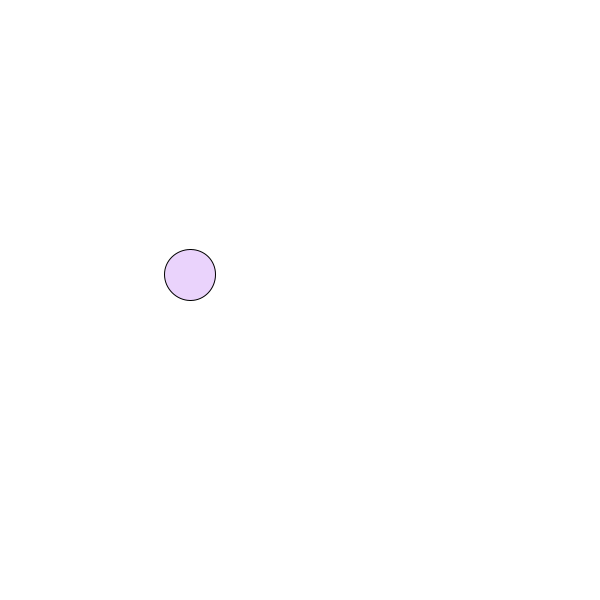
Frame 1 (no input)
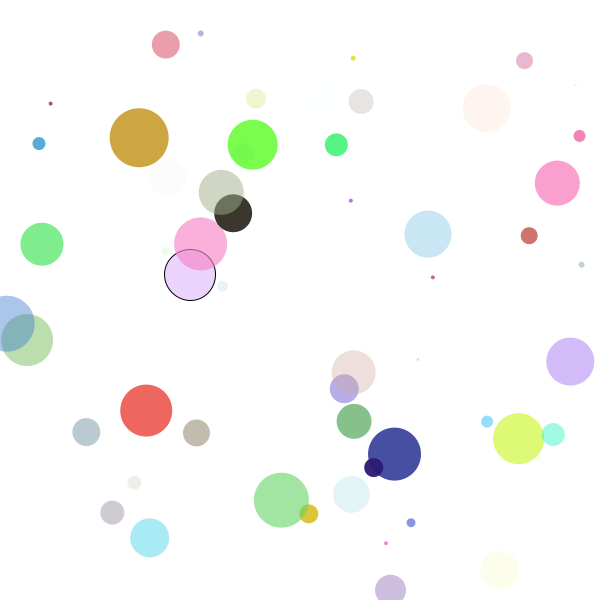
Frame 60 (the mouse pressed at the canvas centre just before this capture)
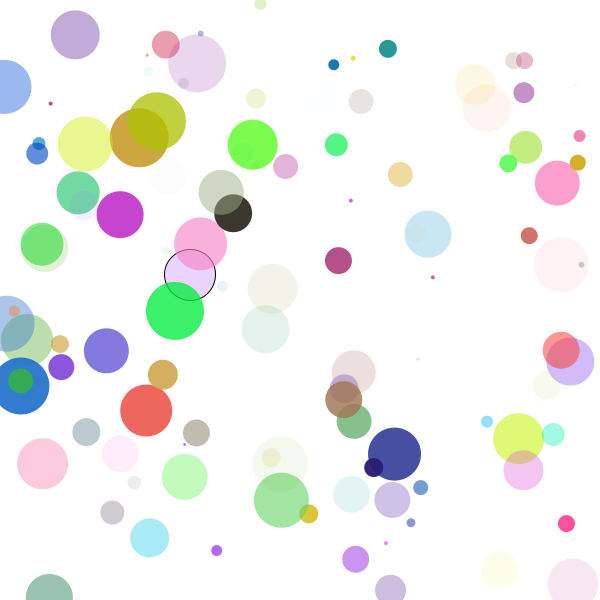
Frame 120 (the mouse held since frame 60 and released just before this capture)

The Processing sketch that drew these frames (run headless with seeded random() and noise(); from frame 60 on, the mouse is pressed at the canvas centre):

// Processing sketch: ELIPSY
// ── ELIPSY.pde
/// Simple graphics test for Processing2C
/// Author: Wojciech Borkowski wborkowski_uw_edu_pl
/// ORIGINAL FILE: "ELIPSY.pde"
//*//////////////////////////////////////////////////////////////////

int W=600; /// Control parameter

int radius() ///< Example of the user declared function
{
  return int(random(W/10));
}

/// Initialisation
void setup()
{
  size(600,600);
  background(255);
  frameRate(500); // draw( ) about 500 times per sec.(if possible!)
                  //Nie za dużo bo Xorg zablokuje kompa!
}

/// Running - visualisation and dynamics
void draw()
{
  fill(random(255),random(255),random(255),random(255));
  float r=radius();
  float x=random(W);
  float y=random(W);
  ellipse(x,y,r,r);
  
  noStroke();
  //stroke(255);
  point(x,y);
  
  println(frameRate);
}
